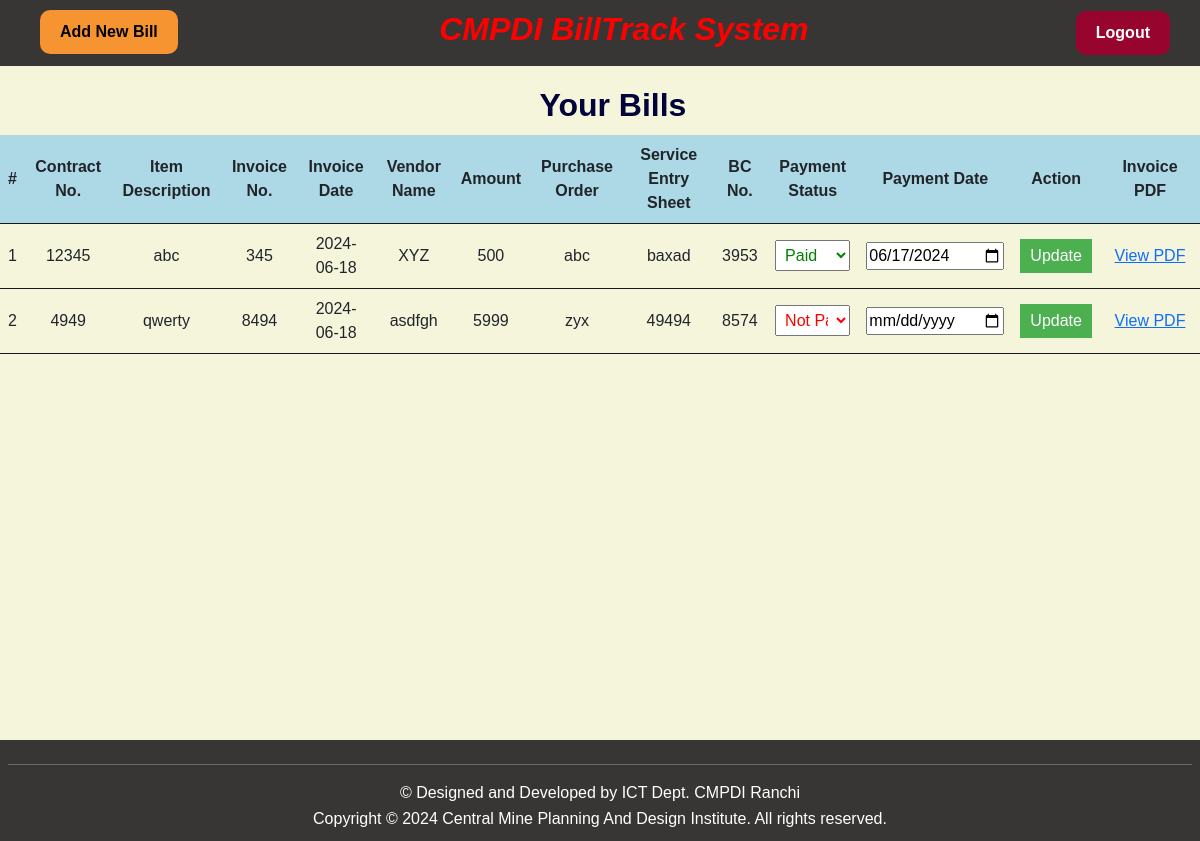
The app's page /billview (signed in) with its own data.
### project/models.py (models this page shows, shortened)
class Bill(models.Model):
    profile = models.ForeignKey(Profile, on_delete=models.CASCADE)
    field1 = models.CharField(max_length=200, verbose_name="Contract No.")
    field2 = models.CharField(max_length=200, verbose_name="Item Description")
    field3 = models.CharField(max_length=200, verbose_name="Invoice No.")
    field4 = models.CharField(max_length=200, verbose_name="Invoice Date.")
    field41 = models.CharField(max_length=200, verbose_name="Vendor Name")
    field5 = models.CharField(max_length=200, verbose_name="Amount")
    field6 = models.CharField(max_length=200, verbose_name="Purchase Order")
    field7 = models.CharField(max_length=200, verbose_name="Service Entry Sheet")
    field8 = models.CharField(max_length=200, verbose_name="BC No.")
    PAYMENT_STATUS_CHOICES = [
        ('paid', 'Paid'),
        ('not_paid', 'Not Paid'),
    ]
    field9 = models.CharField(max_length=10, choices=PAYMENT_STATUS_CHOICES, verbose_name="Payment Status")
    field10 = models.CharField(max_length=200, verbose_name="Payment Date")
    field11 = models.FileField(upload_to='invoices/', null=True, blank=True, verbose_name="Invoice pdf")

### project/views.py (the view)
# urls.py: path('billview', views.billview, name='billview'),
@login_required
def billview(request):
    try:
        profile = Profile.objects.get(user=request.user)
        bills = Bill.objects.filter(profile=profile)
    except Profile.DoesNotExist:
        return render(request, "billview.html")
    if not bills:
        return render(request, "billview.html", {'bills': bills, 'message': 'No bills found.'})
    return render(request, "billview.html", {'bills': bills})

### templates/billview.html (shortened to what this page needs)
<!DOCTYPE html>
<html>
<head>
    <link href="https://cdn.jsdelivr.net/npm/bootstrap@5.3.3/dist/css/bootstrap.min.css" rel="stylesheet">
    <link rel="stylesheet" type="text/css" href="/static/CSS/customstyles.css">
</head>
<body style="background-color: beige; ">
    <nav style="background-color: #2c2a2aef; padding: 10px; ">
        <a href="/home"><button style="float:left; margin-left: 30px; padding:10px 20px 10px 20px; border-radius: 10px;  background-color:rgb(246, 148, 50) ;"><b style="color:black">Add New Bill</b></button></a>
        <h2 style=" display: flex; justify-content: center; padding-right: 120px;  color: red; font-family:'Trebuchet MS', 'Lucida Sans Unicode', 'Lucida Grande', 'Lucida Sans', Arial, sans-serif; font-style: oblique;"> <b>CMPDI BillTrack System</b></h2>
        <a href="/userlogout"><button style="float:right; margin-right: 20px; position: relative; bottom: 45px; padding:10px 20px 10px 20px; border-radius: 10px;  background-color:rgb(151, 4, 46) ;"><b style="color: white;">Logout</b></button></a>
    </nav>
    <h2 style="text-align: center; padding-left: 150px; font-weight: bold; color: rgb(3, 3, 59); padding-bottom:2px; padding-top: 20px; font-family:'Trebuchet MS', 'Lucida Sans Unicode', 'Lucida Grande', 'Lucida Sans', Arial, sans-serif; ">Your Bills</h2>
    {% if message %}
    <hr>
    <br>
    <br>
    <h2 style="text-align: center;">{{ message }}</h2>
    {% elif bills %}
    <table>
        <thead>
            <tr>
                <th>#</th>
                <th>Contract No.</th>
                <th>Item Description</th>
                <th>Invoice No.</th>
                <th>Invoice Date</th>
                <th>Vendor Name</th>
                <th>Amount</th>
                <th>Purchase Order</th>
                <th>Service Entry Sheet</th>
                <th>BC No.</th>
                <th>Payment Status</th>
                <th>Payment Date</th>
                <th>Action</th>
                <th class="action-column">Invoice PDF</th>
            </tr>
        </thead>
        <tbody>
            {% for bill in bills %}
            <tr>
                <td>{{ forloop.counter }}</td>
                <td>{{ bill.field1 }}</td>
                <td>{{ bill.field2 }}</td>
                <td>{{ bill.field3 }}</td>
                <td>{{ bill.field4 }}</td>
                <td>{{ bill.field41 }}</td>
                <td>{{ bill.field5 }}</td>
                <td>{{ bill.field6 }}</td>
                <td>{{ bill.field7 }}</td>
                <td>{{ bill.field8 }}</td>
                <td>
                    <form action="/update_payment_status" method="post">
                        <select name="payment_status" class="{% if bill.field9 == 'paid' %}paid{% else %}not-paid{% endif %}">
                            <option value="paid" {% if bill.field9 == 'paid' %} selected {% endif %}>Paid</option>
                            <option value="not_paid" {% if bill.field9 == 'not_paid' %} selected {% endif %}>Not Paid</option>
                        </select>
                </td>
                <td><input type="date" name="payment_date" value="{{ bill.field10 }}"></td>
                <td><button type="submit" onclick="showAlert('{{ bill.field3  }}')">Update</button></td>
                <td>
                    {% if bill.field11 %}
                        <a href="{{ bill.field11.url }}" target="_blank">View PDF</a>
                    {% else %}
                        No file
                    {% endif %}
                </td>
            </tr>
            {% endfor %}
        </tbody>
    </table>
    {% else %}
        <p>No bills found.</p>
    {% endif %}
    <br>
    <br>
    <footer class="footer" style="background-color: #2c2a2aef; margin-top: 338px;" >
        <hr>
        <p>© Designed and Developed by ICT Dept. CMPDI Ranchi</p>
        <p>Copyright © 2024 Central Mine Planning And Design Institute. All rights reserved.</p>
    </footer>
</body>
</html>

### static/CSS/customstyles.css (style rules this page uses)
body { font-family: Arial, sans-serif; background-color: #f2f2f2; }

### templates/billview.html (style rules this page uses)
table { border-collapse: collapse; width: 100%; }
th, td { padding: 8px; text-align: center; border-bottom: 1px solid #191818; }
th { background-color: lightblue; }
select { padding: 5px; width: 100%; }
button { padding: 5px 10px; background-color: #4CAF50; color: white; border: none; cursor: pointer; }
.action-column { width: 100px; }
.paid { color: green; }
.not-paid { color: red; }
.footer { background-color: #1e1d1d; color: white; padding: 8px; text-align: center; }
.footer p { margin: 2px 0; }

### records on screen
Bill: field1 "12345", field2 "abc", field3 "345", field4 "2024-06-18", field41 "XYZ", field5 "500", field6 "abc", field7 "baxad", field8 "3953", payment_status "Paid", payment_date "06/17/2024"
Bill: field1 "4949", field2 "qwerty", field3 "8494", field4 "2024-06-18", field41 "asdfgh", field5 "5999", field6 "zyx", field7 "49494", field8 "8574", payment_status "Not Paid"
